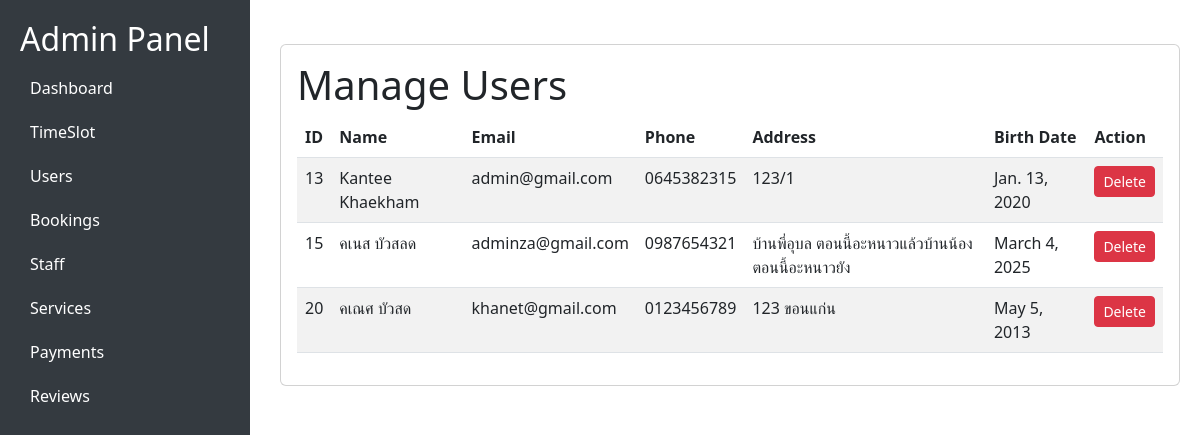
The page /admin-users/ on the database its author committed.
### loginApp/models.py (models this page shows, shortened)
class Customer(AbstractUser):
    email = models.EmailField(unique=True)
    phone = models.CharField(max_length=15, unique=True, null=False, blank=False)
    address = models.TextField(null=False, blank=False)
    birth_date = models.DateField(null=False, blank=False)
    last_login = models.DateTimeField(default=timezone.now)
    USERNAME_FIELD = 'email'
    REQUIRED_FIELDS = ['username', 'first_name', 'last_name', 'phone', 'address', 'birth_date']
    class Meta:
        verbose_name = 'Customer'
        verbose_name_plural = 'Customers'

### serviceApp/views.py (the view)
# urls.py: path('admin-users/', views.admin_users_view, name='admin_users'),
def admin_users_view(request):
    customers = Customer.objects.all()
    return render(request, 'admin-users.html', {'customer': customers})

### serviceApp/templates/admin-users.html (shortened to what this page needs)
<!DOCTYPE html>
<html lang="en">
<head>
    <link href="https://cdn.jsdelivr.net/npm/bootstrap@5.3.0/dist/css/bootstrap.min.css" rel="stylesheet">
</head>
<body>
    <div class="sidebar">
        <h2>Admin Panel</h2>
        <a href="/ad">Dashboard</a>
        <a href="/admin-timeslot">TimeSlot</a>
        <a href="/admin-users"> Users</a>
        <a href="/admin-bookings"> Bookings</a>
        <a href="/admin-employees"> Staff</a>
        <a href="/admin-services"> Services</a>
        <a href="/admin-payments">Payments</a>
        <a href="/admin-reviews">Reviews</a>
    </div>
    <div class="content">
    <div class="card mt-4 p-3">
        <h1>Manage Users</h1>
        <table class="table table-striped">
            <thead>
                <tr>
                    <th>ID</th>
                    <th>Name</th>
                    <th>Email</th>
                    <th>Phone</th>
                    <th>Address</th>
                    <th>Birth Date</th>
                    <th>Action</th>
                </tr>
            </thead>
            <tbody>
                {% for user in customer %}
                <tr>
                    <td>{{ user.id }}</td>
                    <td>{{ user.first_name }} {{ user.last_name }}</td>
                    <td>{{ user.email }}</td>
                    <td>{{ user.phone }}</td>
                    <td>{{ user.address }}</td>
                    <td>{{ user.birth_date }}</td>
                    <td>
                        <form method="POST" action="{% url 'delete_user' user.id %}" style="display:inline;">
                            <button type="submit" class="btn btn-danger btn-sm" onclick="return confirm('Are you sure you want to delete this user?')">
                                Delete
                            </button>
                        </form>
                    </td>
                </tr>
                {% endfor %}
            </tbody>
        </table>
    </div>
</div>
</body>
</html>

### serviceApp/templates/admin-users.html (style rules this page uses)
body { display: flex; }
.sidebar { width: 250px; height: 100vh; background: #343a40; padding: 20px; color: white; position: fixed; }
.content { margin-left: 260px; padding: 20px; width: 100%; }
.sidebar a { color: white; display: block; padding: 10px; text-decoration: none; }

### rows shown on the page
Customer: id "13", first_name "Kantee", last_name "Khaekham", email "admin@gmail.com", phone "0645382315", address "123/1", birth_date "Jan. 13, 2020"
Customer: id "15", first_name "คเนส", last_name "บัวสลด", email "adminza@gmail.com", phone "0987654321", address "บ้านพี่อุบล ตอนนี้อะหนาวแล้วบ้านน้องตอนนี้อะหนาวยัง", birth_date "March 4, 2025"
Customer: id "20", first_name "คเณศ", last_name "บัวสด", email "khanet@gmail.com", phone "0123456789", address "123 ขอนแก่น", birth_date "May 5, 2013"
